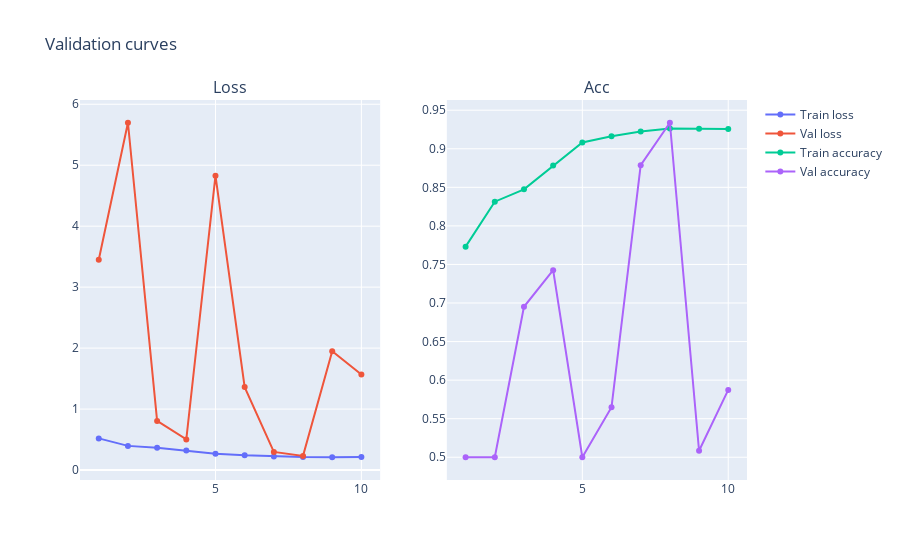
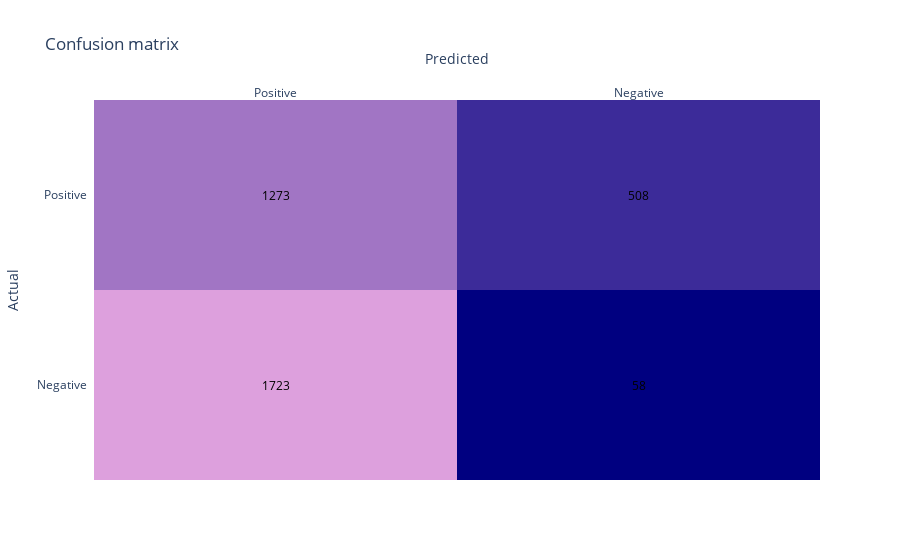
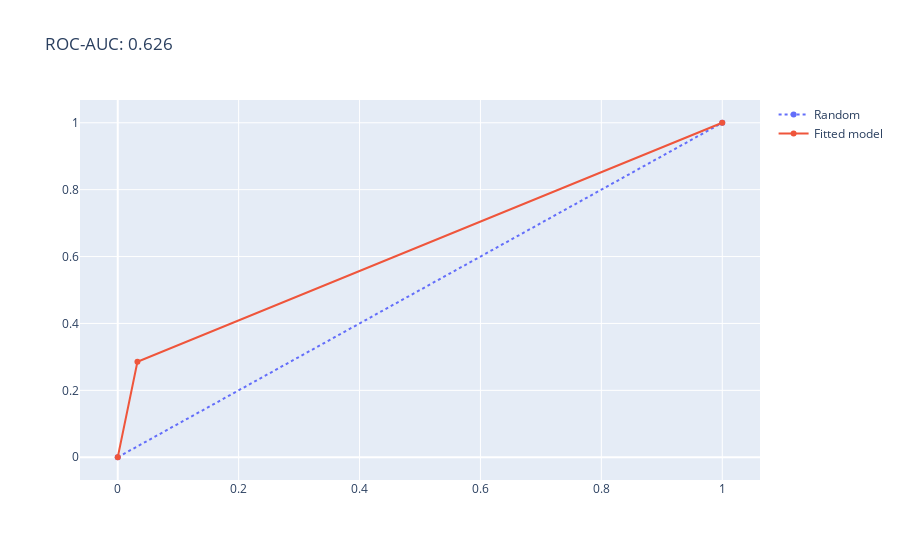

Notebook code for these charts, in order:
### Code cell
plot_history(history_path="./history/CNN.history")
evaluate(model, X_test, y_test)

### Figure 1 — Plotly figure (JSON) as saved in the notebook; plotly's stock layout.template omitted (floating-point values rounded to 4 significant figures)
{"data": [{"name": "Train loss", "type": "scatter", "x": [1, 2, 3, 4, 5, 6, 7, 8, 9, 10], "xaxis": "x", "y": [0.5195, 0.3965, 0.3678, 0.3215, 0.2693, 0.2423, 0.2238, 0.2129, 0.2101, 0.2143], "yaxis": "y"}, {"name": "Val loss", "type": "scatter", "x": [1, 2, 3, 4, 5, 6, 7, 8, 9, 10], "xaxis": "x", "y": [3.448, 5.697, 0.8061, 0.5029, 4.829, 1.36, 0.2973, 0.2324, 1.947, 1.566], "yaxis": "y"}, {"name": "Train accuracy", "type": "scatter", "x": [1, 2, 3, 4, 5, 6, 7, 8, 9, 10], "xaxis": "x2", "y": [0.7731, 0.8314, 0.8474, 0.8782, 0.9081, 0.9163, 0.9223, 0.9262, 0.926, 0.9257], "yaxis": "y2"}, {"name": "Val accuracy", "type": "scatter", "x": [1, 2, 3, 4, 5, 6, 7, 8, 9, 10], "xaxis": "x2", "y": [0.5, 0.5, 0.6951, 0.7426, 0.5, 0.5649, 0.8787, 0.9337, 0.5084, 0.5873], "yaxis": "y2"}], "layout": {"annotations": [{"font": {"size": 16}, "showarrow": false, "text": "Loss", "x": 0.225, "xanchor": "center", "xref": "paper", "y": 1, "yanchor": "bottom", "yref": "paper"}, {"font": {"size": 16}, "showarrow": false, "text": "Acc", "x": 0.775, "xanchor": "center", "xref": "paper", "y": 1, "yanchor": "bottom", "yref": "paper"}], "title": {"text": "Validation curves"}, "xaxis": {"anchor": "y", "domain": [0, 0.45]}, "xaxis2": {"anchor": "y2", "domain": [0.55, 1]}, "yaxis": {"anchor": "x", "domain": [0, 1]}, "yaxis2": {"anchor": "x2", "domain": [0, 1]}}}

### Figure 2 — Plotly figure (JSON) as saved in the notebook; plotly's stock layout.template omitted (floating-point values rounded to 4 significant figures)
{"data": [{"colorscale": [[0, "navy"], [1, "plum"]], "reversescale": false, "showscale": false, "type": "heatmap", "x": ["Positive", "Negative"], "y": ["Negative", "Positive"], "z": [[1723, 58], [1273, 508]]}], "layout": {"annotations": [{"font": {"color": "#000000"}, "showarrow": false, "text": "1723", "x": "Positive", "xref": "x", "y": "Negative", "yref": "y"}, {"font": {"color": "#000000"}, "showarrow": false, "text": "58", "x": "Negative", "xref": "x", "y": "Negative", "yref": "y"}, {"font": {"color": "#000000"}, "showarrow": false, "text": "1273", "x": "Positive", "xref": "x", "y": "Positive", "yref": "y"}, {"font": {"color": "#000000"}, "showarrow": false, "text": "508", "x": "Negative", "xref": "x", "y": "Positive", "yref": "y"}], "title": {"text": "Confusion matrix"}, "xaxis": {"dtick": 1, "gridcolor": "rgb(0, 0, 0)", "side": "top", "ticks": "", "title": {"text": "Predicted"}}, "yaxis": {"dtick": 1, "ticks": "", "ticksuffix": "  ", "title": {"text": "Actual"}}}}

### Figure 3 — Plotly figure (JSON) as saved in the notebook; plotly's stock layout.template omitted (floating-point values rounded to 4 significant figures)
{"data": [{"line": {"dash": "dot"}, "name": "Random", "type": "scatter", "x": [0, 1], "y": [0, 1]}, {"name": "Fitted model", "type": "scatter", "x": [0, 0.03257, 1], "y": [0, 0.2852, 1]}], "layout": {"title": {"text": "ROC-AUC: 0.626"}}}
